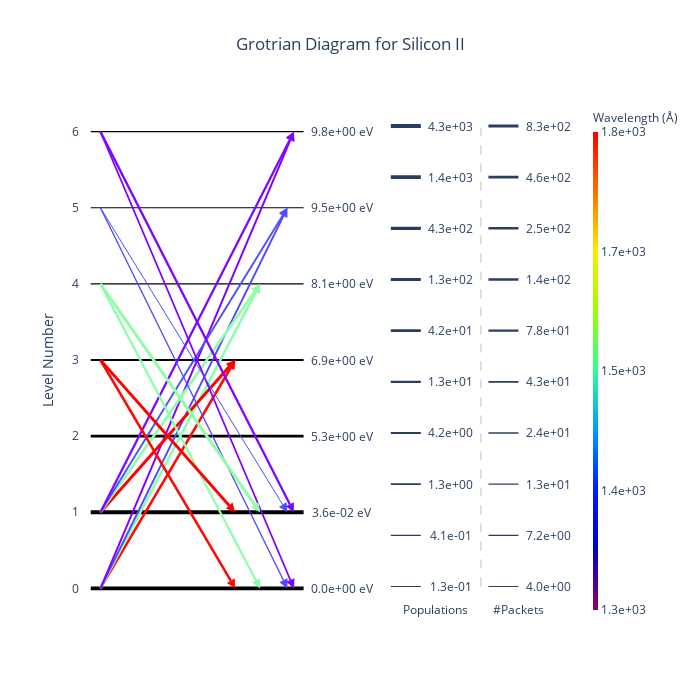

Here is the notebook cell this chart was saved with:
### Code cell
diag = GrotrianWidget.from_simulation(sim)
diag.set_ion(14, 1) # Si II
diag.display()

### Figure 1 — Plotly figure (JSON) as saved in the notebook; plotly's stock layout.template omitted (floating-point values rounded to 4 significant figures)
{"data": [{"hovertemplate": "Energy: 0.00e+00 eV<br>Population: 2.24e+03<extra></extra>", "line": {"color": "black", "width": 3.811}, "mode": "lines", "showlegend": false, "type": "scatter", "x": [-0.05, 0.07222, 0.1944, 0.3167, 0.4389, 0.5611, 0.6833, 0.8056, 0.9278, 1.05], "xaxis": "x", "y": [0, 0, 0, 0, 0, 0, 0, 0, 0, 0], "yaxis": "y"}, {"hovertemplate": "Energy: 3.56e-02 eV<br>Population: 4.31e+03<extra></extra>", "line": {"color": "black", "width": 4}, "mode": "lines", "showlegend": false, "type": "scatter", "x": [-0.05, 0.07222, 0.1944, 0.3167, 0.4389, 0.5611, 0.6833, 0.8056, 0.9278, 1.05], "xaxis": "x", "y": [1, 1, 1, 1, 1, 1, 1, 1, 1, 1], "yaxis": "y"}, {"hovertemplate": "Energy: 5.33e+00 eV<br>Population: 5.63e+01<extra></extra>", "line": {"color": "black", "width": 2.75}, "mode": "lines", "showlegend": false, "type": "scatter", "x": [-0.05, 0.07222, 0.1944, 0.3167, 0.4389, 0.5611, 0.6833, 0.8056, 0.9278, 1.05], "xaxis": "x", "y": [2, 2, 2, 2, 2, 2, 2, 2, 2, 2], "yaxis": "y"}, {"hovertemplate": "Energy: 6.86e+00 eV<br>Population: 9.78e+00<extra></extra>", "line": {"color": "black", "width": 2.246}, "mode": "lines", "showlegend": false, "type": "scatter", "x": [-0.05, 0.07222, 0.1944, 0.3167, 0.4389, 0.5611, 0.6833, 0.8056, 0.9278, 1.05], "xaxis": "x", "y": [3, 3, 3, 3, 3, 3, 3, 3, 3, 3], "yaxis": "y"}, {"hovertemplate": "Energy: 8.12e+00 eV<br>Population: 5.35e-01<extra></extra>", "line": {"color": "black", "width": 1.409}, "mode": "lines", "showlegend": false, "type": "scatter", "x": [-0.05, 0.07222, 0.1944, 0.3167, 0.4389, 0.5611, 0.6833, 0.8056, 0.9278, 1.05], "xaxis": "x", "y": [4, 4, 4, 4, 4, 4, 4, 4, 4, 4], "yaxis": "y"}, {"hovertemplate": "Energy: 9.51e+00 eV<br>Population: 1.29e-01<extra></extra>", "line": {"color": "black", "width": 1}, "mode": "lines", "showlegend": false, "type": "scatter", "x": [-0.05, 0.07222, 0.1944, 0.3167, 0.4389, 0.5611, 0.6833, 0.8056, 0.9278, 1.05], "xaxis": "x", "y": [5, 5, 5, 5, 5, 5, 5, 5, 5, 5], "yaxis": "y"}, {"hovertemplate": "Energy: 9.84e+00 eV<br>Population: 3.68e-01<extra></extra>", "line": {"color": "black", "width": 1.301}, "mode": "lines", "showlegend": false, "type": "scatter", "x": [-0.05, 0.07222, 0.1944, 0.3167, 0.4389, 0.5611, 0.6833, 0.8056, 0.9278, 1.05], "xaxis": "x", "y": [6, 6, 6, 6, 6, 6, 6, 6, 6, 6], "yaxis": "y"}, {"hovertemplate": "Count: 230<br>Wavelength: 1.81e+03 Å<extra></extra>", "line": {"color": "#ff0905", "width": 2.518}, "marker": {"angleref": "previous", "color": "#ff0905", "size": 9, "symbol": "arrow-bar-up"}, "type": "scatter", "x": [0, 0.6972], "xaxis": "x", "y": [0, 3], "yaxis": "y"}, {"hovertemplate": "Count: 234<br>Wavelength: 1.53e+03 Å<extra></extra>", "line": {"color": "#8cfead", "width": 2.525}, "marker": {"angleref": "previous", "color": "#8cfead", "size": 9, "symbol": "arrow-bar-up"}, "type": "scatter", "x": [0, 0.8256], "xaxis": "x", "y": [0, 4], "yaxis": "y"}, {"hovertemplate": "Count: 48<br>Wavelength: 1.30e+03 Å<extra></extra>", "line": {"color": "#5247fc", "width": 1.931}, "marker": {"angleref": "previous", "color": "#5247fc", "size": 9, "symbol": "arrow-bar-up"}, "type": "scatter", "x": [0, 0.9663], "xaxis": "x", "y": [0, 5], "yaxis": "y"}, {"hovertemplate": "Count: 51<br>Wavelength: 1.26e+03 Å<extra></extra>", "line": {"color": "#8000ff", "width": 1.954}, "marker": {"angleref": "previous", "color": "#8000ff", "size": 9, "symbol": "arrow-bar-up"}, "type": "scatter", "x": [0, 1], "xaxis": "x", "y": [0, 6], "yaxis": "y"}, {"hovertemplate": "Count: 683<br>Wavelength: 1.82e+03 Å<extra></extra>", "line": {"color": "#ff0000", "width": 2.926}, "marker": {"angleref": "previous", "color": "#ff0000", "size": 9, "symbol": "arrow-bar-up"}, "type": "scatter", "x": [0, 0.6961], "xaxis": "x", "y": [1, 3], "yaxis": "y"}, {"hovertemplate": "Count: 434<br>Wavelength: 1.53e+03 Å<extra></extra>", "line": {"color": "#92fda9", "width": 2.756}, "marker": {"angleref": "previous", "color": "#92fda9", "size": 9, "symbol": "arrow-bar-up"}, "type": "scatter", "x": [0, 0.8249], "xaxis": "x", "y": [1, 4], "yaxis": "y"}, {"hovertemplate": "Count: 42<br>Wavelength: 1.31e+03 Å<extra></extra>", "line": {"color": "#4c50fc", "width": 1.881}, "marker": {"angleref": "previous", "color": "#4c50fc", "size": 9, "symbol": "arrow-bar-up"}, "type": "scatter", "x": [0, 0.9662], "xaxis": "x", "y": [1, 5], "yaxis": "y"}, {"hovertemplate": "Count: 119<br>Wavelength: 1.27e+03 Å<extra></extra>", "line": {"color": "#7c06ff", "width": 2.271}, "marker": {"angleref": "previous", "color": "#7c06ff", "size": 9, "symbol": "arrow-bar-up"}, "type": "scatter", "x": [0, 1], "xaxis": "x", "y": [1, 6], "yaxis": "y"}, {"hovertemplate": "Count: 239<br>Wavelength: 1.81e+03 Å<extra></extra>", "line": {"color": "#ff0905", "width": 2.533}, "marker": {"angleref": "previous", "color": "#ff0905", "size": 9, "symbol": "arrow-bar-up"}, "type": "scatter", "x": [0, 0.6972], "xaxis": "x", "y": [3, 0], "yaxis": "y"}, {"hovertemplate": "Count: 101<br>Wavelength: 1.53e+03 Å<extra></extra>", "line": {"color": "#8cfead", "width": 2.21}, "marker": {"angleref": "previous", "color": "#8cfead", "size": 9, "symbol": "arrow-bar-up"}, "type": "scatter", "x": [0, 0.8256], "xaxis": "x", "y": [4, 0], "yaxis": "y"}, {"hovertemplate": "Count: 10<br>Wavelength: 1.30e+03 Å<extra></extra>", "line": {"color": "#5247fc", "width": 1.343}, "marker": {"angleref": "previous", "color": "#5247fc", "size": 9, "symbol": "arrow-bar-up"}, "type": "scatter", "x": [0, 0.9663], "xaxis": "x", "y": [5, 0], "yaxis": "y"}, {"hovertemplate": "Count: 24<br>Wavelength: 1.26e+03 Å<extra></extra>", "line": {"color": "#8000ff", "width": 1.671}, "marker": {"angleref": "previous", "color": "#8000ff", "size": 9, "symbol": "arrow-bar-up"}, "type": "scatter", "x": [0, 1], "xaxis": "x", "y": [6, 0], "yaxis": "y"}, {"hovertemplate": "Count: 464<br>Wavelength: 1.82e+03 Å<extra></extra>", "line": {"color": "#ff0000", "width": 2.781}, "marker": {"angleref": "previous", "color": "#ff0000", "size": 9, "symbol": "arrow-bar-up"}, "type": "scatter", "x": [0, 0.6961], "xaxis": "x", "y": [3, 1], "yaxis": "y"}, {"hovertemplate": "Count: 832<br>Wavelength: 1.53e+03 Å<extra></extra>", "line": {"color": "#92fda9", "width": 3}, "marker": {"angleref": "previous", "color": "#92fda9", "size": 9, "symbol": "arrow-bar-up"}, "type": "scatter", "x": [0, 0.8249], "xaxis": "x", "y": [4, 1], "yaxis": "y"}, {"hovertemplate": "Count: 4<br>Wavelength: 1.31e+03 Å<extra></extra>", "line": {"color": "#4c50fc", "width": 1}, "marker": {"angleref": "previous", "color": "#4c50fc", "size": 9, "symbol": "arrow-bar-up"}, "type": "scatter", "x": [0, 0.9662], "xaxis": "x", "y": [5, 1], "yaxis": "y"}, {"hovertemplate": "Count: 120<br>Wavelength: 1.27e+03 Å<extra></extra>", "line": {"color": "#7c06ff", "width": 2.274}, "marker": {"angleref": "previous", "color": "#7c06ff", "size": 9, "symbol": "arrow-bar-up"}, "type": "scatter", "x": [0, 1], "xaxis": "x", "y": [6, 1], "yaxis": "y"}, {"hoverinfo": "none", "mode": "none", "type": "scatter", "x": [0, 1], "xaxis": "x2", "y": [1, 1], "yaxis": "y2"}, {"hoverinfo": "none", "marker": {"cmax": 3.259, "cmin": 3.101, "colorbar": {"outlinewidth": 0, "thickness": 5, "ticktext": ["1.3e+03", "1.4e+03", "1.5e+03", "1.7e+03", "1.8e+03"], "tickvals": [3.101, 3.14, 3.18, 3.22, 3.259], "title": {"font": {"size": 12}, "text": "Wavelength (Å)"}}, "colorscale": [[0, "rgb(150,0,90)"], [0.125, "rgb(0,0,200)"], [0.25, "rgb(0,25,255)"], [0.375, "rgb(0,152,255)"], [0.5, "rgb(44,255,150)"], [0.625, "rgb(151,255,0)"], [0.75, "rgb(255,234,0)"], [0.875, "rgb(255,111,0)"], [1, "rgb(255,0,0)"]], "showscale": true}, "mode": "markers", "type": "scatter", "x": [null], "xaxis": "x2", "y": [null], "yaxis": "y2"}], "layout": {"annotations": [{"showarrow": false, "text": "0.0e+00 eV", "x": 1.25, "xref": "x", "y": 0}, {"showarrow": false, "text": "3.6e-02 eV", "x": 1.25, "xref": "x", "y": 1}, {"showarrow": false, "text": "5.3e+00 eV", "x": 1.25, "xref": "x", "y": 2}, {"showarrow": false, "text": "6.9e+00 eV", "x": 1.25, "xref": "x", "y": 3}, {"showarrow": false, "text": "8.1e+00 eV", "x": 1.25, "xref": "x", "y": 4}, {"showarrow": false, "text": "9.5e+00 eV", "x": 1.25, "xref": "x", "y": 5}, {"showarrow": false, "text": "9.8e+00 eV", "x": 1.25, "xref": "x", "y": 6}, {"showarrow": false, "text": "1.3e-01", "x": 0.5, "xref": "x2", "y": 0, "yref": "y2"}, {"showarrow": false, "text": "4.1e-01", "x": 0.5, "xref": "x2", "y": 0.1111, "yref": "y2"}, {"showarrow": false, "text": "1.3e+00", "x": 0.5, "xref": "x2", "y": 0.2222, "yref": "y2"}, {"showarrow": false, "text": "4.2e+00", "x": 0.5, "xref": "x2", "y": 0.3333, "yref": "y2"}, {"showarrow": false, "text": "1.3e+01", "x": 0.5, "xref": "x2", "y": 0.4444, "yref": "y2"}, {"showarrow": false, "text": "4.2e+01", "x": 0.5, "xref": "x2", "y": 0.5556, "yref": "y2"}, {"showarrow": false, "text": "1.3e+02", "x": 0.5, "xref": "x2", "y": 0.6667, "yref": "y2"}, {"showarrow": false, "text": "4.3e+02", "x": 0.5, "xref": "x2", "y": 0.7778, "yref": "y2"}, {"showarrow": false, "text": "1.4e+03", "x": 0.5, "xref": "x2", "y": 0.8889, "yref": "y2"}, {"showarrow": false, "text": "4.3e+03", "x": 0.5, "xref": "x2", "y": 1, "yref": "y2"}, {"showarrow": false, "text": "Populations", "x": 0.4, "xref": "x2", "y": -0.05, "yref": "y2"}, {"showarrow": false, "text": "4.0e+00", "x": 1.15, "xref": "x2", "y": 0, "yref": "y2"}, {"showarrow": false, "text": "7.2e+00", "x": 1.15, "xref": "x2", "y": 0.1111, "yref": "y2"}, {"showarrow": false, "text": "1.3e+01", "x": 1.15, "xref": "x2", "y": 0.2222, "yref": "y2"}, {"showarrow": false, "text": "2.4e+01", "x": 1.15, "xref": "x2", "y": 0.3333, "yref": "y2"}, {"showarrow": false, "text": "4.3e+01", "x": 1.15, "xref": "x2", "y": 0.4444, "yref": "y2"}, {"showarrow": false, "text": "7.8e+01", "x": 1.15, "xref": "x2", "y": 0.5556, "yref": "y2"}, {"showarrow": false, "text": "1.4e+02", "x": 1.15, "xref": "x2", "y": 0.6667, "yref": "y2"}, {"showarrow": false, "text": "2.5e+02", "x": 1.15, "xref": "x2", "y": 0.7778, "yref": "y2"}, {"showarrow": false, "text": "4.6e+02", "x": 1.15, "xref": "x2", "y": 0.8889, "yref": "y2"}, {"showarrow": false, "text": "8.3e+02", "x": 1.15, "xref": "x2", "y": 1, "yref": "y2"}, {"showarrow": false, "text": "#Packets", "x": 0.95, "xref": "x2", "y": -0.05, "yref": "y2"}], "autosize": false, "height": 700, "plot_bgcolor": "white", "shapes": [{"line": {"width": 1}, "type": "line", "x0": 0.1, "x1": 0.3, "xref": "x2", "y0": 0, "y1": 0, "yref": "y2"}, {"line": {"width": 1.333}, "type": "line", "x0": 0.1, "x1": 0.3, "xref": "x2", "y0": 0.1111, "y1": 0.1111, "yref": "y2"}, {"line": {"width": 1.667}, "type": "line", "x0": 0.1, "x1": 0.3, "xref": "x2", "y0": 0.2222, "y1": 0.2222, "yref": "y2"}, {"line": {"width": 2}, "type": "line", "x0": 0.1, "x1": 0.3, "xref": "x2", "y0": 0.3333, "y1": 0.3333, "yref": "y2"}, {"line": {"width": 2.333}, "type": "line", "x0": 0.1, "x1": 0.3, "xref": "x2", "y0": 0.4444, "y1": 0.4444, "yref": "y2"}, {"line": {"width": 2.667}, "type": "line", "x0": 0.1, "x1": 0.3, "xref": "x2", "y0": 0.5556, "y1": 0.5556, "yref": "y2"}, {"line": {"width": 3}, "type": "line", "x0": 0.1, "x1": 0.3, "xref": "x2", "y0": 0.6667, "y1": 0.6667, "yref": "y2"}, {"line": {"width": 3.333}, "type": "line", "x0": 0.1, "x1": 0.3, "xref": "x2", "y0": 0.7778, "y1": 0.7778, "yref": "y2"}, {"line": {"width": 3.667}, "type": "line", "x0": 0.1, "x1": 0.3, "xref": "x2", "y0": 0.8889, "y1": 0.8889, "yref": "y2"}, {"line": {"width": 4}, "type": "line", "x0": 0.1, "x1": 0.3, "xref": "x2", "y0": 1, "y1": 1, "yref": "y2"}, {"line": {"color": "grey", "dash": "dash", "width": 0.5}, "type": "line", "x0": 0.7, "x1": 0.7, "xref": "x2", "y0": 0, "y1": 1, "yref": "y2"}, {"line": {"width": 1}, "type": "line", "x0": 0.75, "x1": 0.95, "xref": "x2", "y0": 0, "y1": 0, "yref": "y2"}, {"line": {"width": 1.222}, "type": "line", "x0": 0.75, "x1": 0.95, "xref": "x2", "y0": 0.1111, "y1": 0.1111, "yref": "y2"}, {"line": {"width": 1.444}, "type": "line", "x0": 0.75, "x1": 0.95, "xref": "x2", "y0": 0.2222, "y1": 0.2222, "yref": "y2"}, {"line": {"width": 1.667}, "type": "line", "x0": 0.75, "x1": 0.95, "xref": "x2", "y0": 0.3333, "y1": 0.3333, "yref": "y2"}, {"line": {"width": 1.889}, "type": "line", "x0": 0.75, "x1": 0.95, "xref": "x2", "y0": 0.4444, "y1": 0.4444, "yref": "y2"}, {"line": {"width": 2.111}, "type": "line", "x0": 0.75, "x1": 0.95, "xref": "x2", "y0": 0.5556, "y1": 0.5556, "yref": "y2"}, {"line": {"width": 2.333}, "type": "line", "x0": 0.75, "x1": 0.95, "xref": "x2", "y0": 0.6667, "y1": 0.6667, "yref": "y2"}, {"line": {"width": 2.556}, "type": "line", "x0": 0.75, "x1": 0.95, "xref": "x2", "y0": 0.7778, "y1": 0.7778, "yref": "y2"}, {"line": {"width": 2.778}, "type": "line", "x0": 0.75, "x1": 0.95, "xref": "x2", "y0": 0.8889, "y1": 0.8889, "yref": "y2"}, {"line": {"width": 3}, "type": "line", "x0": 0.75, "x1": 0.95, "xref": "x2", "y0": 1, "y1": 1, "yref": "y2"}], "showlegend": false, "title": {"text": "Grotrian Diagram for Silicon II", "x": 0.5}, "width": 700, "xaxis": {"anchor": "y", "automargin": true, "domain": [0, 0.6], "showgrid": false, "showticklabels": false}, "xaxis2": {"anchor": "y2", "domain": [0.6, 1], "showticklabels": false}, "yaxis": {"anchor": "x", "domain": [0, 1], "range": [0, null], "showgrid": false, "title": {"text": "Level Number"}}, "yaxis2": {"anchor": "x2", "domain": [0, 1], "showticklabels": false}}}
